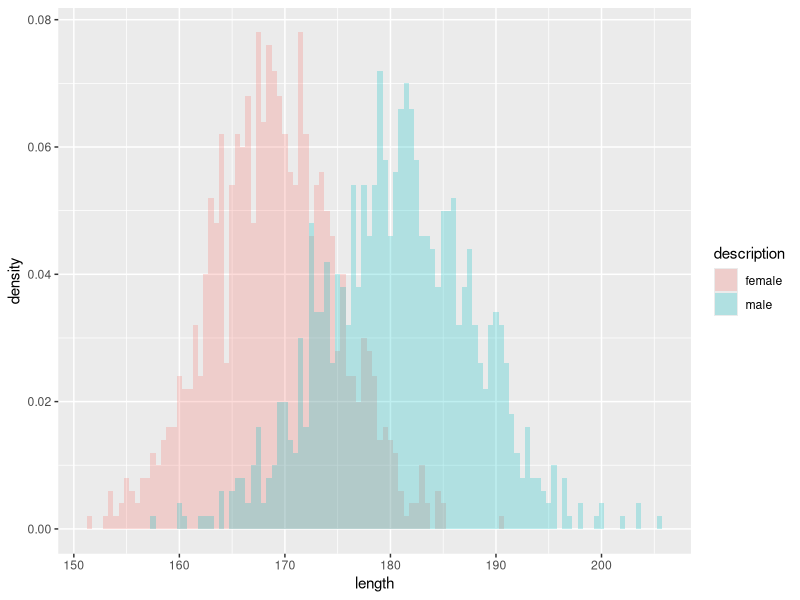

Recreate this plot in R.
## ---- chunk 1
set.seed(42)
male_lengths <- rnorm(n = 1000, mean = 181, sd = 7)
female_lengths <- rnorm(n = 1000, mean = 169, sd = 6)
df_males <- data.frame(length = male_lengths)
df_females <- data.frame(length = female_lengths)

df_males$description <- 'male'
df_females$description <- 'female'

data <- rbind(df_males, df_females)

knitr::kable(head(data))
## ---- chunk 2
ggplot2::ggplot(
  data, 
  ggplot2::aes(length, fill = description)
) + ggplot2::geom_histogram(
  ggplot2::aes(y = ..density..), 
  alpha = 0.25, 
  position = 'identity', 
  binwidth = 0.5
)
